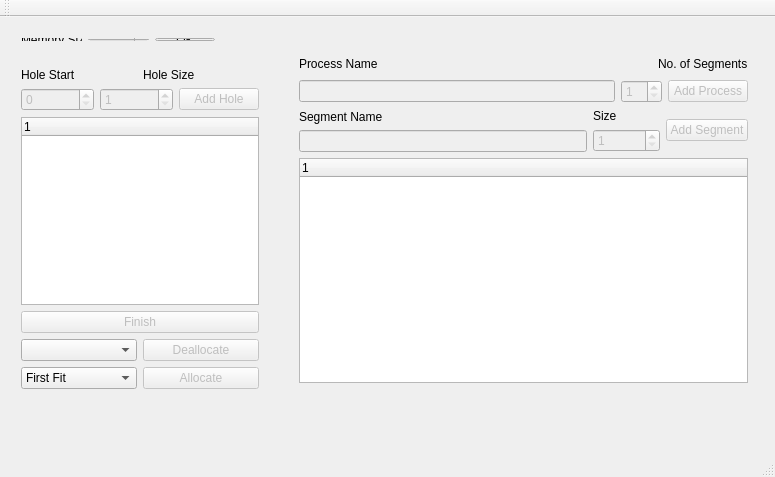
<?xml version="1.0" encoding="UTF-8"?>
<ui version="4.0">
 <class>MainWindow</class>
 <widget class="QMainWindow" name="MainWindow">
  <property name="geometry">
   <rect>
    <x>0</x>
    <y>0</y>
    <width>775</width>
    <height>477</height>
   </rect>
  </property>
  <property name="windowTitle">
   <string>MainWindow</string>
  </property>
  <widget class="QWidget" name="centralWidget">
   <widget class="QWidget" name="layoutWidget">
    <property name="geometry">
     <rect>
      <x>288</x>
      <y>26</y>
      <width>471</width>
      <height>351</height>
     </rect>
    </property>
    <layout class="QVBoxLayout" name="verticalLayout_3">
     <item>
      <layout class="QVBoxLayout" name="verticalLayout_5">
       <item>
        <layout class="QHBoxLayout" name="horizontalLayout_8">
         <item>
          <widget class="QLabel" name="label_6">
           <property name="text">
            <string>Process Name</string>
           </property>
          </widget>
         </item>
         <item>
          <spacer name="horizontalSpacer">
           <property name="orientation">
            <enum>Qt::Horizontal</enum>
           </property>
           <property name="sizeHint" stdset="0">
            <size>
             <width>30</width>
             <height>20</height>
            </size>
           </property>
          </spacer>
         </item>
         <item>
          <widget class="QLabel" name="label_7">
           <property name="text">
            <string>No. of Segments</string>
           </property>
          </widget>
         </item>
        </layout>
       </item>
       <item>
        <layout class="QHBoxLayout" name="horizontalLayout_9">
         <item>
          <widget class="QLineEdit" name="processName">
           <property name="enabled">
            <bool>false</bool>
           </property>
          </widget>
         </item>
         <item>
          <widget class="QSpinBox" name="noSegments">
           <property name="enabled">
            <bool>false</bool>
           </property>
           <property name="minimum">
            <number>1</number>
           </property>
          </widget>
         </item>
         <item>
          <widget class="QPushButton" name="add_process">
           <property name="enabled">
            <bool>false</bool>
           </property>
           <property name="text">
            <string>Add Process</string>
           </property>
          </widget>
         </item>
        </layout>
       </item>
      </layout>
     </item>
     <item>
      <layout class="QHBoxLayout" name="horizontalLayout_5">
       <item>
        <layout class="QVBoxLayout" name="verticalLayout_6">
         <item>
          <widget class="QLabel" name="label_8">
           <property name="text">
            <string>Segment Name</string>
           </property>
          </widget>
         </item>
         <item>
          <widget class="QLineEdit" name="SegmentName">
           <property name="enabled">
            <bool>false</bool>
           </property>
          </widget>
         </item>
        </layout>
       </item>
       <item>
        <layout class="QVBoxLayout" name="verticalLayout_4">
         <item>
          <layout class="QHBoxLayout" name="horizontalLayout_6">
           <item>
            <widget class="QLabel" name="label_5">
             <property name="text">
              <string>Size</string>
             </property>
            </widget>
           </item>
          </layout>
         </item>
         <item>
          <layout class="QHBoxLayout" name="horizontalLayout_7">
           <item>
            <widget class="QSpinBox" name="segmentSize">
             <property name="enabled">
              <bool>false</bool>
             </property>
             <property name="minimum">
              <number>1</number>
             </property>
             <property name="maximum">
              <number>9999999</number>
             </property>
            </widget>
           </item>
          </layout>
         </item>
        </layout>
       </item>
       <item>
        <widget class="QPushButton" name="add_segment">
         <property name="enabled">
          <bool>false</bool>
         </property>
         <property name="text">
          <string>Add Segment</string>
         </property>
        </widget>
       </item>
      </layout>
     </item>
     <item>
      <widget class="QTreeWidget" name="processTree">
       <column>
        <property name="text">
         <string notr="true">1</string>
        </property>
       </column>
      </widget>
     </item>
    </layout>
   </widget>
   <widget class="QWidget" name="layoutWidget">
    <property name="geometry">
     <rect>
      <x>10</x>
      <y>10</y>
      <width>216</width>
      <height>25</height>
     </rect>
    </property>
    <layout class="QHBoxLayout" name="horizontalLayout">
     <item>
      <widget class="QLabel" name="label">
       <property name="text">
        <string>Memory Size</string>
       </property>
      </widget>
     </item>
     <item>
      <widget class="QSpinBox" name="memSize">
       <property name="minimum">
        <number>1</number>
       </property>
       <property name="maximum">
        <number>9999999</number>
       </property>
      </widget>
     </item>
     <item>
      <widget class="QPushButton" name="pushButton">
       <property name="text">
        <string>OK</string>
       </property>
      </widget>
     </item>
    </layout>
   </widget>
   <widget class="QWidget" name="">
    <property name="geometry">
     <rect>
      <x>10</x>
      <y>40</y>
      <width>260</width>
      <height>343</height>
     </rect>
    </property>
    <layout class="QVBoxLayout" name="verticalLayout_7">
     <item>
      <layout class="QVBoxLayout" name="verticalLayout_2">
       <item>
        <layout class="QHBoxLayout" name="horizontalLayout_4">
         <item>
          <layout class="QVBoxLayout" name="verticalLayout">
           <item>
            <layout class="QHBoxLayout" name="horizontalLayout_2">
             <item>
              <widget class="QLabel" name="label_3">
               <property name="text">
                <string>Hole Start</string>
               </property>
              </widget>
             </item>
             <item>
              <widget class="QLabel" name="label_2">
               <property name="text">
                <string>Hole Size</string>
               </property>
              </widget>
             </item>
            </layout>
           </item>
           <item>
            <layout class="QHBoxLayout" name="horizontalLayout_3">
             <item>
              <widget class="QSpinBox" name="holeStart">
               <property name="enabled">
                <bool>false</bool>
               </property>
               <property name="maximum">
                <number>9999999</number>
               </property>
              </widget>
             </item>
             <item>
              <widget class="QSpinBox" name="holeSize">
               <property name="enabled">
                <bool>false</bool>
               </property>
               <property name="minimum">
                <number>1</number>
               </property>
               <property name="maximum">
                <number>9999999</number>
               </property>
              </widget>
             </item>
             <item>
              <widget class="QPushButton" name="add_hole">
               <property name="enabled">
                <bool>false</bool>
               </property>
               <property name="text">
                <string>Add Hole</string>
               </property>
              </widget>
             </item>
            </layout>
           </item>
          </layout>
         </item>
        </layout>
       </item>
       <item>
        <widget class="QTreeWidget" name="holeList">
         <column>
          <property name="text">
           <string notr="true">1</string>
          </property>
         </column>
        </widget>
       </item>
       <item>
        <widget class="QPushButton" name="finishHoles">
         <property name="enabled">
          <bool>false</bool>
         </property>
         <property name="text">
          <string>Finish</string>
         </property>
        </widget>
       </item>
      </layout>
     </item>
     <item>
      <layout class="QHBoxLayout" name="horizontalLayout_10">
       <item>
        <widget class="QComboBox" name="processes"/>
       </item>
       <item>
        <widget class="QPushButton" name="deallocate">
         <property name="enabled">
          <bool>false</bool>
         </property>
         <property name="text">
          <string>Deallocate</string>
         </property>
        </widget>
       </item>
      </layout>
     </item>
     <item>
      <layout class="QHBoxLayout" name="horizontalLayout_11">
       <item>
        <widget class="QComboBox" name="processes_2">
         <item>
          <property name="text">
           <string>First Fit</string>
          </property>
         </item>
         <item>
          <property name="text">
           <string>Best Fit</string>
          </property>
         </item>
         <item>
          <property name="text">
           <string>Worst Fit</string>
          </property>
         </item>
        </widget>
       </item>
       <item>
        <widget class="QPushButton" name="allocate">
         <property name="enabled">
          <bool>false</bool>
         </property>
         <property name="text">
          <string>Allocate</string>
         </property>
        </widget>
       </item>
      </layout>
     </item>
    </layout>
   </widget>
  </widget>
  <widget class="QMenuBar" name="menuBar">
   <property name="geometry">
    <rect>
     <x>0</x>
     <y>0</y>
     <width>775</width>
     <height>21</height>
    </rect>
   </property>
  </widget>
  <widget class="QToolBar" name="mainToolBar">
   <attribute name="toolBarArea">
    <enum>TopToolBarArea</enum>
   </attribute>
   <attribute name="toolBarBreak">
    <bool>false</bool>
   </attribute>
  </widget>
  <widget class="QStatusBar" name="statusBar"/>
 </widget>
 <layoutdefault spacing="6" margin="11"/>
 <resources/>
 <connections/>
</ui>
